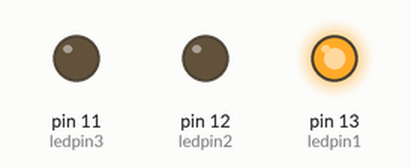
Recording of a sketch running on a simulated Arduino Uno, built with avr-gcc and run on an emulated ATmega328P. Shown: output pins drawn as LEDs (lit = HIGH).

Above: at 2.5 s.
At 12.5 s:
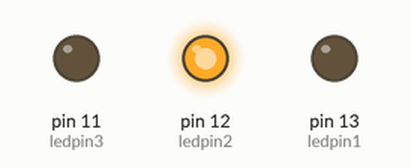
At 22.5 s:
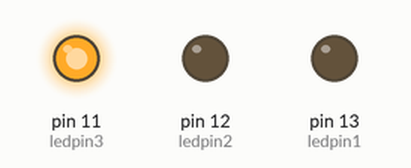
At 27.5 s:
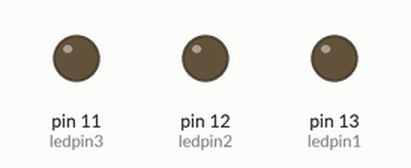
Timing chart, 0 to 39.0 s (numbered marks = the images above):
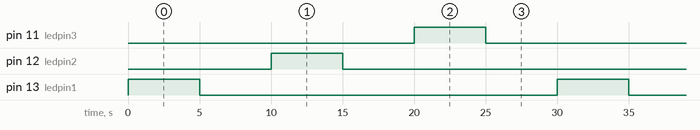

Measured:
- by itself, pin 11 (ledpin3), pin 12 (ledpin2), pin 13 (ledpin1): alternates HIGH for 5.0 s and LOW for 25.0 s
- by itself, everything shown: repeats every 30.0 s, in 6 steps

The sketch:

sketch_3-led-turned-on-every-5s.ino
```cpp
int ledpin1 = 13;
int ledpin2 = 12;
int ledpin3 = 11;


void setup() {
  //setup code

pinMode (ledpin1, OUTPUT);
pinMode (ledpin2, OUTPUT);
pinMode (ledpin3, OUTPUT);

}

void loop() {
  // main code here
  digitalWrite(ledpin1, HIGH);  // Turn LED on
  delay(5000);                 // Wait 5 second
  digitalWrite(ledpin1,  LOW);   // Turn LED off
  delay(5000);

  digitalWrite(ledpin2, HIGH);  // Turn LED on
  delay(5000);                 // Wait 5 second
  digitalWrite(ledpin2, LOW);   // Turn LED off
  delay(5000);

  digitalWrite(ledpin3, HIGH);  // Turn LED on
  delay(5000);                 // Wait 5 second
  digitalWrite(ledpin3, LOW);   // Turn LED off
  delay(5000);


}
```
